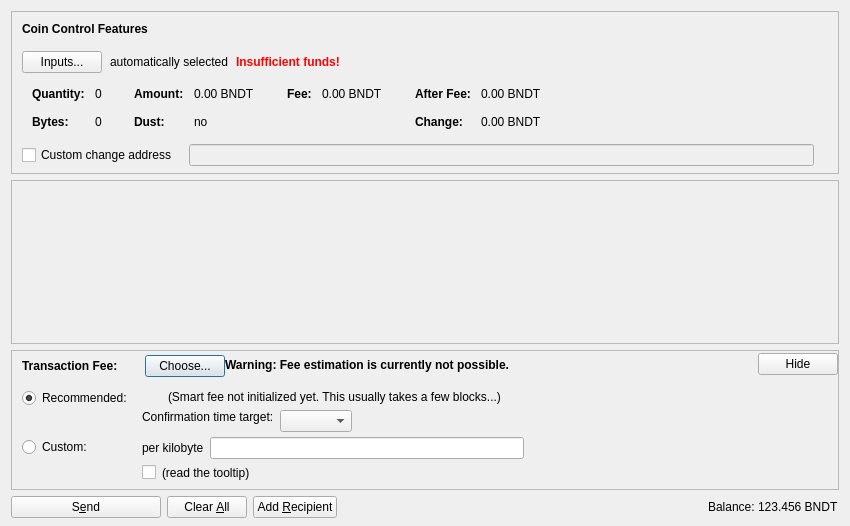
<?xml version="1.0" encoding="UTF-8"?>
<ui version="4.0">
 <class>SendCoinsDialog</class>
 <widget class="QDialog" name="SendCoinsDialog">
  <property name="geometry">
   <rect>
    <x>0</x>
    <y>0</y>
    <width>850</width>
    <height>526</height>
   </rect>
  </property>
  <property name="windowTitle">
   <string>Send Coins</string>
  </property>
  <layout class="QVBoxLayout" name="verticalLayout" stretch="0,1,0,0">
   <property name="bottomMargin">
    <number>8</number>
   </property>
   <item>
    <widget class="QFrame" name="frameCoinControl">
     <property name="sizePolicy">
      <sizepolicy hsizetype="Expanding" vsizetype="Expanding">
       <horstretch>0</horstretch>
       <verstretch>0</verstretch>
      </sizepolicy>
     </property>
     <property name="maximumSize">
      <size>
       <width>16777215</width>
       <height>16777215</height>
      </size>
     </property>
     <property name="frameShape">
      <enum>QFrame::StyledPanel</enum>
     </property>
     <property name="frameShadow">
      <enum>QFrame::Sunken</enum>
     </property>
     <layout class="QVBoxLayout" name="verticalLayoutCoinControl2">
      <property name="spacing">
       <number>0</number>
      </property>
      <property name="leftMargin">
       <number>0</number>
      </property>
      <property name="topMargin">
       <number>0</number>
      </property>
      <property name="rightMargin">
       <number>0</number>
      </property>
      <property name="bottomMargin">
       <number>6</number>
      </property>
      <item>
       <layout class="QVBoxLayout" name="verticalLayoutCoinControl" stretch="0,0,0,0,1">
        <property name="spacing">
         <number>0</number>
        </property>
        <property name="leftMargin">
         <number>10</number>
        </property>
        <property name="topMargin">
         <number>10</number>
        </property>
        <item>
         <layout class="QHBoxLayout" name="horizontalLayoutCoinControl1">
          <property name="bottomMargin">
           <number>15</number>
          </property>
          <item>
           <widget class="QLabel" name="labelCoinControlFeatures">
            <property name="sizePolicy">
             <sizepolicy hsizetype="Preferred" vsizetype="Maximum">
              <horstretch>0</horstretch>
              <verstretch>0</verstretch>
             </sizepolicy>
            </property>
            <property name="font">
             <font>
              <weight>75</weight>
              <bold>true</bold>
             </font>
            </property>
            <property name="styleSheet">
             <string notr="true">font-weight:bold;</string>
            </property>
            <property name="text">
             <string>Coin Control Features</string>
            </property>
           </widget>
          </item>
         </layout>
        </item>
        <item>
         <layout class="QHBoxLayout" name="horizontalLayoutCoinControl2" stretch="0,0,0,0">
          <property name="spacing">
           <number>8</number>
          </property>
          <property name="bottomMargin">
           <number>10</number>
          </property>
          <item>
           <widget class="QPushButton" name="pushButtonCoinControl">
            <property name="styleSheet">
             <string notr="true"/>
            </property>
            <property name="text">
             <string>Inputs...</string>
            </property>
            <property name="autoDefault">
             <bool>false</bool>
            </property>
           </widget>
          </item>
          <item>
           <widget class="QLabel" name="labelCoinControlAutomaticallySelected">
            <property name="text">
             <string>automatically selected</string>
            </property>
            <property name="margin">
             <number>5</number>
            </property>
           </widget>
          </item>
          <item>
           <widget class="QLabel" name="labelCoinControlInsuffFunds">
            <property name="font">
             <font>
              <weight>75</weight>
              <bold>true</bold>
             </font>
            </property>
            <property name="styleSheet">
             <string notr="true">color:red;font-weight:bold;</string>
            </property>
            <property name="text">
             <string>Insufficient funds!</string>
            </property>
            <property name="margin">
             <number>5</number>
            </property>
           </widget>
          </item>
          <item>
           <spacer name="horizontalSpacerCoinControl">
            <property name="orientation">
             <enum>Qt::Horizontal</enum>
            </property>
            <property name="sizeHint" stdset="0">
             <size>
              <width>40</width>
              <height>1</height>
             </size>
            </property>
           </spacer>
          </item>
         </layout>
        </item>
        <item>
         <widget class="QWidget" name="widgetCoinControl" native="true">
          <property name="sizePolicy">
           <sizepolicy hsizetype="Preferred" vsizetype="Preferred">
            <horstretch>0</horstretch>
            <verstretch>0</verstretch>
           </sizepolicy>
          </property>
          <property name="minimumSize">
           <size>
            <width>0</width>
            <height>0</height>
           </size>
          </property>
          <property name="styleSheet">
           <string notr="true"/>
          </property>
          <layout class="QHBoxLayout" name="horizontalLayoutCoinControl5">
           <property name="leftMargin">
            <number>0</number>
           </property>
           <property name="topMargin">
            <number>0</number>
           </property>
           <property name="rightMargin">
            <number>0</number>
           </property>
           <property name="bottomMargin">
            <number>0</number>
           </property>
           <item>
            <layout class="QHBoxLayout" name="horizontalLayoutCoinControl3" stretch="0,0,0,1">
             <property name="spacing">
              <number>20</number>
             </property>
             <property name="topMargin">
              <number>0</number>
             </property>
             <property name="bottomMargin">
              <number>10</number>
             </property>
             <item>
              <layout class="QFormLayout" name="formLayoutCoinControl1">
               <property name="horizontalSpacing">
                <number>10</number>
               </property>
               <property name="verticalSpacing">
                <number>14</number>
               </property>
               <property name="leftMargin">
                <number>10</number>
               </property>
               <property name="topMargin">
                <number>4</number>
               </property>
               <property name="rightMargin">
                <number>6</number>
               </property>
               <item row="0" column="0">
                <widget class="QLabel" name="labelCoinControlQuantityText">
                 <property name="font">
                  <font>
                   <weight>75</weight>
                   <bold>true</bold>
                  </font>
                 </property>
                 <property name="text">
                  <string>Quantity:</string>
                 </property>
                 <property name="margin">
                  <number>0</number>
                 </property>
                </widget>
               </item>
               <item row="0" column="1">
                <widget class="QLabel" name="labelCoinControlQuantity">
                 <property name="cursor">
                  <cursorShape>IBeamCursor</cursorShape>
                 </property>
                 <property name="contextMenuPolicy">
                  <enum>Qt::ActionsContextMenu</enum>
                 </property>
                 <property name="text">
                  <string notr="true">0</string>
                 </property>
                 <property name="margin">
                  <number>0</number>
                 </property>
                 <property name="textInteractionFlags">
                  <set>Qt::LinksAccessibleByMouse|Qt::TextSelectableByKeyboard|Qt::TextSelectableByMouse</set>
                 </property>
                </widget>
               </item>
               <item row="1" column="0">
                <widget class="QLabel" name="labelCoinControlBytesText">
                 <property name="font">
                  <font>
                   <weight>75</weight>
                   <bold>true</bold>
                  </font>
                 </property>
                 <property name="text">
                  <string>Bytes:</string>
                 </property>
                </widget>
               </item>
               <item row="1" column="1">
                <widget class="QLabel" name="labelCoinControlBytes">
                 <property name="cursor">
                  <cursorShape>IBeamCursor</cursorShape>
                 </property>
                 <property name="contextMenuPolicy">
                  <enum>Qt::ActionsContextMenu</enum>
                 </property>
                 <property name="text">
                  <string notr="true">0</string>
                 </property>
                 <property name="textInteractionFlags">
                  <set>Qt::LinksAccessibleByMouse|Qt::TextSelectableByKeyboard|Qt::TextSelectableByMouse</set>
                 </property>
                </widget>
               </item>
              </layout>
             </item>
             <item>
              <layout class="QFormLayout" name="formLayoutCoinControl2">
               <property name="horizontalSpacing">
                <number>10</number>
               </property>
               <property name="verticalSpacing">
                <number>14</number>
               </property>
               <property name="leftMargin">
                <number>6</number>
               </property>
               <property name="topMargin">
                <number>4</number>
               </property>
               <property name="rightMargin">
                <number>6</number>
               </property>
               <item row="0" column="0">
                <widget class="QLabel" name="labelCoinControlAmountText">
                 <property name="font">
                  <font>
                   <weight>75</weight>
                   <bold>true</bold>
                  </font>
                 </property>
                 <property name="text">
                  <string>Amount:</string>
                 </property>
                 <property name="margin">
                  <number>0</number>
                 </property>
                </widget>
               </item>
               <item row="0" column="1">
                <widget class="QLabel" name="labelCoinControlAmount">
                 <property name="cursor">
                  <cursorShape>IBeamCursor</cursorShape>
                 </property>
                 <property name="contextMenuPolicy">
                  <enum>Qt::ActionsContextMenu</enum>
                 </property>
                 <property name="text">
                  <string notr="true">0.00 BNDT</string>
                 </property>
                 <property name="textInteractionFlags">
                  <set>Qt::LinksAccessibleByMouse|Qt::TextSelectableByKeyboard|Qt::TextSelectableByMouse</set>
                 </property>
                </widget>
               </item>
               <item row="1" column="0">
                <widget class="QLabel" name="labelCoinControlLowOutputText">
                 <property name="font">
                  <font>
                   <weight>75</weight>
                   <bold>true</bold>
                  </font>
                 </property>
                 <property name="text">
                  <string>Dust:</string>
                 </property>
                </widget>
               </item>
               <item row="1" column="1">
                <widget class="QLabel" name="labelCoinControlLowOutput">
                 <property name="cursor">
                  <cursorShape>IBeamCursor</cursorShape>
                 </property>
                 <property name="contextMenuPolicy">
                  <enum>Qt::ActionsContextMenu</enum>
                 </property>
                 <property name="text">
                  <string notr="true">no</string>
                 </property>
                 <property name="textInteractionFlags">
                  <set>Qt::LinksAccessibleByMouse|Qt::TextSelectableByKeyboard|Qt::TextSelectableByMouse</set>
                 </property>
                </widget>
               </item>
              </layout>
             </item>
             <item>
              <layout class="QFormLayout" name="formLayoutCoinControl3">
               <property name="horizontalSpacing">
                <number>10</number>
               </property>
               <property name="verticalSpacing">
                <number>14</number>
               </property>
               <property name="leftMargin">
                <number>6</number>
               </property>
               <property name="topMargin">
                <number>4</number>
               </property>
               <property name="rightMargin">
                <number>6</number>
               </property>
               <item row="0" column="0">
                <widget class="QLabel" name="labelCoinControlFeeText">
                 <property name="font">
                  <font>
                   <weight>75</weight>
                   <bold>true</bold>
                  </font>
                 </property>
                 <property name="text">
                  <string>Fee:</string>
                 </property>
                 <property name="margin">
                  <number>0</number>
                 </property>
                </widget>
               </item>
               <item row="0" column="1">
                <widget class="QLabel" name="labelCoinControlFee">
                 <property name="cursor">
                  <cursorShape>IBeamCursor</cursorShape>
                 </property>
                 <property name="contextMenuPolicy">
                  <enum>Qt::ActionsContextMenu</enum>
                 </property>
                 <property name="text">
                  <string notr="true">0.00 BNDT</string>
                 </property>
                 <property name="textInteractionFlags">
                  <set>Qt::LinksAccessibleByMouse|Qt::TextSelectableByKeyboard|Qt::TextSelectableByMouse</set>
                 </property>
                </widget>
               </item>
              </layout>
             </item>
             <item>
              <layout class="QFormLayout" name="formLayoutCoinControl4">
               <property name="horizontalSpacing">
                <number>10</number>
               </property>
               <property name="verticalSpacing">
                <number>14</number>
               </property>
               <property name="leftMargin">
                <number>6</number>
               </property>
               <property name="topMargin">
                <number>4</number>
               </property>
               <property name="rightMargin">
                <number>6</number>
               </property>
               <item row="0" column="0">
                <widget class="QLabel" name="labelCoinControlAfterFeeText">
                 <property name="font">
                  <font>
                   <weight>75</weight>
                   <bold>true</bold>
                  </font>
                 </property>
                 <property name="text">
                  <string>After Fee:</string>
                 </property>
                 <property name="margin">
                  <number>0</number>
                 </property>
                </widget>
               </item>
               <item row="0" column="1">
                <widget class="QLabel" name="labelCoinControlAfterFee">
                 <property name="cursor">
                  <cursorShape>IBeamCursor</cursorShape>
                 </property>
                 <property name="contextMenuPolicy">
                  <enum>Qt::ActionsContextMenu</enum>
                 </property>
                 <property name="text">
                  <string notr="true">0.00 BNDT</string>
                 </property>
                 <property name="textInteractionFlags">
                  <set>Qt::LinksAccessibleByMouse|Qt::TextSelectableByKeyboard|Qt::TextSelectableByMouse</set>
                 </property>
                </widget>
               </item>
               <item row="1" column="0">
                <widget class="QLabel" name="labelCoinControlChangeText">
                 <property name="font">
                  <font>
                   <weight>75</weight>
                   <bold>true</bold>
                  </font>
                 </property>
                 <property name="text">
                  <string>Change:</string>
                 </property>
                </widget>
               </item>
               <item row="1" column="1">
                <widget class="QLabel" name="labelCoinControlChange">
                 <property name="cursor">
                  <cursorShape>IBeamCursor</cursorShape>
                 </property>
                 <property name="contextMenuPolicy">
                  <enum>Qt::ActionsContextMenu</enum>
                 </property>
                 <property name="text">
                  <string notr="true">0.00 BNDT</string>
                 </property>
                 <property name="textInteractionFlags">
                  <set>Qt::LinksAccessibleByMouse|Qt::TextSelectableByKeyboard|Qt::TextSelectableByMouse</set>
                 </property>
                </widget>
               </item>
              </layout>
             </item>
            </layout>
           </item>
          </layout>
         </widget>
        </item>
        <item>
         <layout class="QHBoxLayout" name="horizontalLayoutCoinControl4" stretch="0,0,0">
          <property name="spacing">
           <number>12</number>
          </property>
          <property name="sizeConstraint">
           <enum>QLayout::SetDefaultConstraint</enum>
          </property>
          <property name="topMargin">
           <number>5</number>
          </property>
          <property name="rightMargin">
           <number>5</number>
          </property>
          <item>
           <widget class="QCheckBox" name="checkBoxCoinControlChange">
            <property name="toolTip">
             <string>If this is activated, but the change address is empty or invalid, change will be sent to a newly generated address.</string>
            </property>
            <property name="text">
             <string>Custom change address</string>
            </property>
           </widget>
          </item>
          <item>
           <widget class="QValidatedLineEdit" name="lineEditCoinControlChange">
            <property name="enabled">
             <bool>false</bool>
            </property>
            <property name="sizePolicy">
             <sizepolicy hsizetype="Expanding" vsizetype="Fixed">
              <horstretch>0</horstretch>
              <verstretch>0</verstretch>
             </sizepolicy>
            </property>
           </widget>
          </item>
          <item>
           <widget class="QLabel" name="labelCoinControlChangeLabel">
            <property name="sizePolicy">
             <sizepolicy hsizetype="Preferred" vsizetype="Expanding">
              <horstretch>0</horstretch>
              <verstretch>0</verstretch>
             </sizepolicy>
            </property>
            <property name="minimumSize">
             <size>
              <width>0</width>
              <height>0</height>
             </size>
            </property>
            <property name="text">
             <string/>
            </property>
            <property name="margin">
             <number>3</number>
            </property>
           </widget>
          </item>
         </layout>
        </item>
        <item>
         <spacer name="verticalSpacerCoinControl">
          <property name="orientation">
           <enum>Qt::Vertical</enum>
          </property>
          <property name="sizeHint" stdset="0">
           <size>
            <width>800</width>
            <height>1</height>
           </size>
          </property>
         </spacer>
        </item>
       </layout>
      </item>
     </layout>
    </widget>
   </item>
   <item>
    <widget class="QScrollArea" name="scrollArea">
     <property name="widgetResizable">
      <bool>true</bool>
     </property>
     <widget class="QWidget" name="scrollAreaWidgetContents">
      <property name="geometry">
       <rect>
        <x>0</x>
        <y>0</y>
        <width>830</width>
        <height>104</height>
       </rect>
      </property>
      <layout class="QVBoxLayout" name="verticalLayout_2" stretch="0,1">
       <property name="leftMargin">
        <number>0</number>
       </property>
       <property name="topMargin">
        <number>0</number>
       </property>
       <property name="rightMargin">
        <number>0</number>
       </property>
       <property name="bottomMargin">
        <number>0</number>
       </property>
       <item>
        <layout class="QVBoxLayout" name="entries">
         <property name="spacing">
          <number>6</number>
         </property>
        </layout>
       </item>
       <item>
        <spacer name="verticalSpacer">
         <property name="orientation">
          <enum>Qt::Vertical</enum>
         </property>
         <property name="sizeHint" stdset="0">
          <size>
           <width>20</width>
           <height>40</height>
          </size>
         </property>
        </spacer>
       </item>
      </layout>
     </widget>
    </widget>
   </item>
   <item>
    <widget class="QFrame" name="frameFee">
     <property name="sizePolicy">
      <sizepolicy hsizetype="Expanding" vsizetype="Expanding">
       <horstretch>0</horstretch>
       <verstretch>0</verstretch>
      </sizepolicy>
     </property>
     <property name="maximumSize">
      <size>
       <width>16777215</width>
       <height>16777215</height>
      </size>
     </property>
     <property name="frameShape">
      <enum>QFrame::StyledPanel</enum>
     </property>
     <property name="frameShadow">
      <enum>QFrame::Sunken</enum>
     </property>
     <layout class="QVBoxLayout" name="verticalLayoutFee1">
      <property name="spacing">
       <number>0</number>
      </property>
      <property name="leftMargin">
       <number>0</number>
      </property>
      <property name="topMargin">
       <number>0</number>
      </property>
      <property name="rightMargin">
       <number>0</number>
      </property>
      <property name="bottomMargin">
       <number>0</number>
      </property>
      <item>
       <layout class="QVBoxLayout" name="verticalLayoutFee2" stretch="0,0,0">
        <property name="spacing">
         <number>0</number>
        </property>
        <property name="leftMargin">
         <number>10</number>
        </property>
        <property name="topMargin">
         <number>0</number>
        </property>
        <item>
         <layout class="QHBoxLayout" name="horizontalLayoutFee1">
          <property name="bottomMargin">
           <number>0</number>
          </property>
          <item>
           <layout class="QVBoxLayout" name="verticalLayoutFee7">
            <property name="spacing">
             <number>0</number>
            </property>
            <item>
             <spacer name="verticalSpacerSmartFee">
              <property name="orientation">
               <enum>Qt::Vertical</enum>
              </property>
              <property name="sizeType">
               <enum>QSizePolicy::Fixed</enum>
              </property>
              <property name="sizeHint" stdset="0">
               <size>
                <width>1</width>
                <height>4</height>
               </size>
              </property>
             </spacer>
            </item>
            <item>
             <layout class="QHBoxLayout" name="horizontalLayoutSmartFee">
              <property name="spacing">
               <number>10</number>
              </property>
              <item>
               <widget class="QLabel" name="labelFeeHeadline">
                <property name="sizePolicy">
                 <sizepolicy hsizetype="Preferred" vsizetype="Maximum">
                  <horstretch>0</horstretch>
                  <verstretch>0</verstretch>
                 </sizepolicy>
                </property>
                <property name="font">
                 <font>
                  <weight>75</weight>
                  <bold>true</bold>
                 </font>
                </property>
                <property name="styleSheet">
                 <string notr="true">font-weight:bold;</string>
                </property>
                <property name="text">
                 <string>Transaction Fee:</string>
                </property>
               </widget>
              </item>
              <item>
               <widget class="QLabel" name="labelFeeMinimized">
                <property name="text">
                 <string/>
                </property>
               </widget>
              </item>
              <item>
               <widget class="QPushButton" name="buttonChooseFee">
                <property name="text">
                 <string>Choose...</string>
                </property>
               </widget>
              </item>
             </layout>
            </item>
            <item>
             <spacer name="verticalSpacer_5">
              <property name="orientation">
               <enum>Qt::Vertical</enum>
              </property>
              <property name="sizeHint" stdset="0">
               <size>
                <width>1</width>
                <height>1</height>
               </size>
              </property>
             </spacer>
            </item>
           </layout>
          </item>
          <item>
           <widget class="QLabel" name="fallbackFeeWarningLabel">
            <property name="toolTip">
             <string>Using the fallbackfee can result in sending a transaction that will take several hours or days (or never) to confirm. Consider choosing your fee manually or wait until you have validated the complete chain.</string>
            </property>
            <property name="font">
            <font>
                <weight>75</weight>
                <bold>true</bold>
            </font>
            </property>
            <property name="text">
             <string>Warning: Fee estimation is currently not possible.</string>
            </property>
            <property name="wordWrap">
             <bool>false</bool>
            </property>
           </widget>
          </item>
          <item>
           <spacer name="horizontalSpacer_4">
            <property name="orientation">
             <enum>Qt::Horizontal</enum>
            </property>
            <property name="sizeType">
             <enum>QSizePolicy::MinimumExpanding</enum>
            </property>
            <property name="sizeHint" stdset="0">
             <size>
              <width>40</width>
              <height>20</height>
             </size>
            </property>
           </spacer>
          </item>
          <item>
           <widget class="QPushButton" name="buttonMinimizeFee">
            <property name="toolTip">
             <string>collapse fee-settings</string>
            </property>
            <property name="text">
             <string>Hide</string>
            </property>
           </widget>
          </item>
         </layout>
        </item>
        <item>
         <widget class="QFrame" name="frameFeeSelection">
          <layout class="QVBoxLayout" name="verticalLayoutFee12">
           <property name="spacing">
            <number>0</number>
           </property>
           <property name="leftMargin">
            <number>0</number>
           </property>
           <property name="topMargin">
            <number>0</number>
           </property>
           <property name="rightMargin">
            <number>0</number>
           </property>
           <property name="bottomMargin">
            <number>0</number>
           </property>
           <item>
            <layout class="QGridLayout" name="gridLayoutFee">
             <property name="topMargin">
              <number>10</number>
             </property>
             <property name="bottomMargin">
              <number>4</number>
             </property>
             <property name="horizontalSpacing">
              <number>10</number>
             </property>
             <property name="verticalSpacing">
              <number>4</number>
             </property>
             <item row="1" column="1">
              <layout class="QVBoxLayout" name="verticalLayoutFee8">
               <property name="spacing">
                <number>6</number>
               </property>
               <item>
                <layout class="QHBoxLayout" name="horizontalLayoutFee13">
                 <item>
                  <widget class="QLabel" name="labelCustomPerKilobyte">
                   <property name="toolTip">
                    <string>If the custom fee is set to 1000 satoshis and the transaction is only 250 bytes, then &quot;per kilobyte&quot; only pays 250 satoshis in fee, while &quot;total at least&quot; pays 1000 satoshis. For transactions bigger than a kilobyte both pay by kilobyte.</string>
                   </property>
                   <property name="text">
                    <string>per kilobyte</string>
                   </property>
                  </widget>
                 </item>
                 <item>
                  <widget class="BitcoinAmountField" name="customFee"/>
                 </item>
                 <item>
                  <spacer name="horizontalSpacer_6">
                   <property name="orientation">
                    <enum>Qt::Horizontal</enum>
                   </property>
                   <property name="sizeHint" stdset="0">
                    <size>
                     <width>1</width>
                     <height>1</height>
                    </size>
                   </property>
                  </spacer>
                 </item>
                </layout>
               </item>
               <item>
                <layout class="QHBoxLayout" name="horizontalLayoutFee8">
                 <item>
                  <widget class="QCheckBox" name="checkBoxMinimumFee">
                   <property name="toolTip">
                    <string>Paying only the minimum fee is just fine as long as there is less transaction volume than space in the blocks. But be aware that this can end up in a never confirming transaction once there is more demand for bandito transactions than the network can process.</string>
                   </property>
                   <property name="text">
                    <string/>
                   </property>
                  </widget>
                 </item>
                 <item>
                  <widget class="QLabel" name="labelMinFeeWarning">
                   <property name="enabled">
                    <bool>true</bool>
                   </property>
                   <property name="toolTip">
                    <string>Paying only the minimum fee is just fine as long as there is less transaction volume than space in the blocks. But be aware that this can end up in a never confirming transaction once there is more demand for bandito transactions than the network can process.</string>
                   </property>
                   <property name="text">
                    <string>(read the tooltip)</string>
                   </property>
                   <property name="margin">
                    <number>5</number>
                   </property>
                  </widget>
                 </item>
                 <item>
                  <spacer name="horizontalSpacer_2">
                   <property name="orientation">
                    <enum>Qt::Horizontal</enum>
                   </property>
                   <property name="sizeHint" stdset="0">
                    <size>
                     <width>1</width>
                     <height>1</height>
                    </size>
                   </property>
                  </spacer>
                 </item>
                </layout>
               </item>
              </layout>
             </item>
             <item row="0" column="0">
              <layout class="QVBoxLayout" name="verticalLayoutFee4" stretch="0,1">
               <item>
                <widget class="QRadioButton" name="radioSmartFee">
                 <property name="text">
                  <string>Recommended:</string>
                 </property>
                 <property name="checked">
                  <bool>true</bool>
                 </property>
                 <attribute name="buttonGroup">
                  <string notr="true">groupFee</string>
                 </attribute>
                </widget>
               </item>
               <item>
                <spacer name="verticalSpacer_2">
                 <property name="orientation">
                  <enum>Qt::Vertical</enum>
                 </property>
                 <property name="sizeHint" stdset="0">
                  <size>
                   <width>1</width>
                   <height>1</height>
                  </size>
                 </property>
                </spacer>
               </item>
              </layout>
             </item>
             <item row="1" column="0">
              <layout class="QVBoxLayout" name="verticalLayoutFee9" stretch="0,1">
               <item>
                <widget class="QRadioButton" name="radioCustomFee">
                 <property name="text">
                  <string>Custom:</string>
                 </property>
                 <attribute name="buttonGroup">
                  <string notr="true">groupFee</string>
                 </attribute>
                </widget>
               </item>
               <item>
                <spacer name="verticalSpacer_6">
                 <property name="orientation">
                  <enum>Qt::Vertical</enum>
                 </property>
                 <property name="sizeHint" stdset="0">
                  <size>
                   <width>1</width>
                   <height>1</height>
                  </size>
                 </property>
                </spacer>
               </item>
              </layout>
             </item>
             <item row="0" column="1">
              <layout class="QVBoxLayout" name="verticalLayoutFee3" stretch="0,0,1">
               <property name="spacing">
                <number>6</number>
               </property>
               <property name="topMargin">
                <number>2</number>
               </property>
               <item>
                <layout class="QHBoxLayout" name="horizontalLayoutFee12">
                 <item>
                  <widget class="QLabel" name="labelSmartFee">
                   <property name="text">
                    <string/>
                   </property>
                   <property name="margin">
                    <number>2</number>
                   </property>
                  </widget>
                 </item>
                 <item>
                  <widget class="QLabel" name="labelFeeEstimation">
                   <property name="text">
                    <string/>
                   </property>
                  </widget>
                 </item>
                 <item>
                  <widget class="QLabel" name="labelSmartFee2">
                   <property name="text">
                    <string>(Smart fee not initialized yet. This usually takes a few blocks...)</string>
                   </property>
                   <property name="margin">
                    <number>2</number>
                   </property>
                  </widget>
                 </item>
                 <item>
                  <spacer name="horizontalSpacer_5">
                   <property name="orientation">
                    <enum>Qt::Horizontal</enum>
                   </property>
                   <property name="sizeHint" stdset="0">
                    <size>
                     <width>1</width>
                     <height>1</height>
                    </size>
                   </property>
                  </spacer>
                 </item>
                </layout>
               </item>
               <item>
                <layout class="QHBoxLayout" name="horizontalLayoutFee9">
                 <item>
                  <layout class="QVBoxLayout" name="verticalLayoutFee6">
                   <item>
                    <widget class="QLabel" name="labelSmartFee3">
                     <property name="text">
                      <string>Confirmation time target:</string>
                     </property>
                     <property name="margin">
                      <number>2</number>
                     </property>
                    </widget>
                   </item>
                   <item>
                    <spacer name="verticalSpacer_3">
                     <property name="orientation">
                      <enum>Qt::Vertical</enum>
                     </property>
                     <property name="sizeHint" stdset="0">
                      <size>
                       <width>1</width>
                       <height>1</height>
                      </size>
                     </property>
                    </spacer>
                   </item>
                  </layout>
                 </item>
                 <item>
                  <layout class="QVBoxLayout" name="verticalLayoutFee5">
                   <property name="rightMargin">
                    <number>30</number>
                   </property>
                   <item>
                    <layout class="QHBoxLayout" name="horizontalLayoutConfTarget">
                     <property name="bottomMargin">
                      <number>0</number>
                     </property>
                     <item>
                      <widget class="QComboBox" name="confTargetSelector"/>
                     </item>
                     <item>
                      <spacer name="horizontalSpacerConfTarget">
                       <property name="orientation">
                        <enum>Qt::Horizontal</enum>
                       </property>
                       <property name="sizeHint" stdset="0">
                        <size>
                         <width>40</width>
                         <height>20</height>
                        </size>
                       </property>
                      </spacer>
                     </item>
                    </layout>
                   </item>
                  </layout>
                 </item>
                </layout>
               </item>
               <item>
                <spacer name="verticalSpacer_4">
                 <property name="orientation">
                  <enum>Qt::Vertical</enum>
                 </property>
                 <property name="sizeHint" stdset="0">
                  <size>
                   <width>1</width>
                   <height>1</height>
                  </size>
                 </property>
                </spacer>
               </item>
              </layout>
             </item>
            </layout>
           </item>
          </layout>
         </widget>
        </item>
        <item>
         <spacer name="verticalSpacerFee">
          <property name="orientation">
           <enum>Qt::Vertical</enum>
          </property>
          <property name="sizeHint" stdset="0">
           <size>
            <width>40</width>
            <height>5</height>
           </size>
          </property>
         </spacer>
        </item>
       </layout>
      </item>
     </layout>
    </widget>
   </item>
   <item>
    <layout class="QHBoxLayout" name="horizontalLayout">
     <item>
      <widget class="QPushButton" name="sendButton">
       <property name="minimumSize">
        <size>
         <width>150</width>
         <height>0</height>
        </size>
       </property>
       <property name="toolTip">
        <string>Confirm the send action</string>
       </property>
       <property name="text">
        <string>S&amp;end</string>
       </property>
       <property name="icon">
        <iconset resource="../bitcoin.qrc">
         <normaloff>:/icons/send</normaloff>:/icons/send</iconset>
       </property>
       <property name="autoDefault">
        <bool>false</bool>
       </property>
       <property name="default">
        <bool>false</bool>
       </property>
      </widget>
     </item>
     <item>
      <widget class="QPushButton" name="clearButton">
       <property name="sizePolicy">
        <sizepolicy hsizetype="Minimum" vsizetype="Fixed">
         <horstretch>0</horstretch>
         <verstretch>0</verstretch>
        </sizepolicy>
       </property>
       <property name="toolTip">
        <string>Clear all fields of the form.</string>
       </property>
       <property name="text">
        <string>Clear &amp;All</string>
       </property>
       <property name="icon">
        <iconset resource="../bitcoin.qrc">
         <normaloff>:/icons/remove</normaloff>:/icons/remove</iconset>
       </property>
       <property name="autoDefault">
        <bool>false</bool>
       </property>
      </widget>
     </item>
     <item>
      <widget class="QPushButton" name="addButton">
       <property name="toolTip">
        <string>Send to multiple recipients at once</string>
       </property>
       <property name="text">
        <string>Add &amp;Recipient</string>
       </property>
       <property name="icon">
        <iconset resource="../bitcoin.qrc">
         <normaloff>:/icons/add</normaloff>:/icons/add</iconset>
       </property>
       <property name="autoDefault">
        <bool>false</bool>
       </property>
      </widget>
     </item>
     <item>
      <spacer name="horizontalSpacer">
       <property name="orientation">
        <enum>Qt::Horizontal</enum>
       </property>
       <property name="sizeHint" stdset="0">
        <size>
         <width>40</width>
         <height>20</height>
        </size>
       </property>
      </spacer>
     </item>
     <item>
      <layout class="QHBoxLayout" name="horizontalLayout_2">
       <property name="spacing">
        <number>3</number>
       </property>
       <item>
        <widget class="QLabel" name="label">
         <property name="sizePolicy">
          <sizepolicy hsizetype="Preferred" vsizetype="Fixed">
           <horstretch>0</horstretch>
           <verstretch>0</verstretch>
          </sizepolicy>
         </property>
         <property name="text">
          <string>Balance:</string>
         </property>
        </widget>
       </item>
       <item>
        <widget class="QLabel" name="labelBalance">
         <property name="sizePolicy">
          <sizepolicy hsizetype="Preferred" vsizetype="Fixed">
           <horstretch>0</horstretch>
           <verstretch>0</verstretch>
          </sizepolicy>
         </property>
         <property name="cursor">
          <cursorShape>IBeamCursor</cursorShape>
         </property>
         <property name="text">
          <string notr="true">123.456 BNDT</string>
         </property>
         <property name="textInteractionFlags">
          <set>Qt::LinksAccessibleByMouse|Qt::TextSelectableByKeyboard|Qt::TextSelectableByMouse</set>
         </property>
        </widget>
       </item>
      </layout>
     </item>
    </layout>
   </item>
  </layout>
 </widget>
 <customwidgets>
  <customwidget>
   <class>QValidatedLineEdit</class>
   <extends>QLineEdit</extends>
   <header>qvalidatedlineedit.h</header>
  </customwidget>
  <customwidget>
   <class>BitcoinAmountField</class>
   <extends>QLineEdit</extends>
   <header>bitcoinamountfield.h</header>
   <container>1</container>
  </customwidget>
 </customwidgets>
 <resources>
  <include location="../bitcoin.qrc"/>
 </resources>
 <connections/>
 <buttongroups>
  <buttongroup name="groupFee"/>
 </buttongroups>
</ui>
